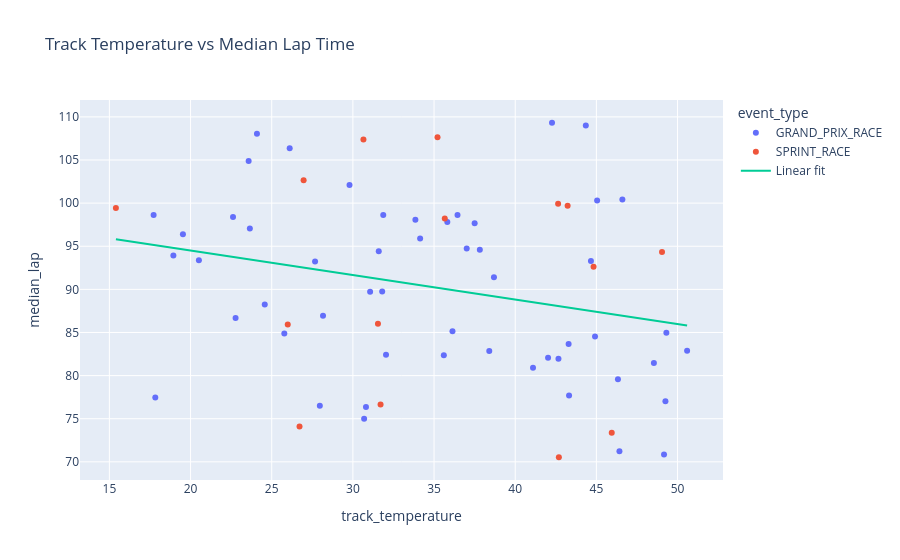

Notebook cell for this chart:
### Code cell
fig = px.scatter(
    weather_lap,
    x="track_temperature",
    y="median_lap",
    color="event_type",
    hover_name="circuit_short_name",
    title="Track Temperature vs Median Lap Time",
)
if len(weather_lap.dropna(subset=["track_temperature", "median_lap"])) > 2:
    fit_data = weather_lap.dropna(subset=["track_temperature", "median_lap"])
    fit = np.polyfit(fit_data["track_temperature"], fit_data["median_lap"], deg=1)
    x_line = np.array([fit_data["track_temperature"].min(), fit_data["track_temperature"].max()])
    fig.add_scatter(x=x_line, y=fit[0] * x_line + fit[1], mode="lines", name="Linear fit")
fig.write_html(OUTPUT_CHARTS / "track_temp_vs_lap_time.html", include_plotlyjs="cdn")
fig.show()

### Figure 1 — Plotly figure (JSON) as saved in the notebook; plotly's stock layout.template omitted (floating-point values rounded to 4 significant figures)
{"data": [{"hovertemplate": "<b>%{hovertext}</b><br><br>event_type=GRAND_PRIX_RACE<br>track_temperature=%{x}<br>median_lap=%{y}<extra></extra>", "hovertext": ["Sakhir", "Jeddah", "Melbourne", "Suzuka", "Miami", "Imola", "Monte Carlo", "Montreal", "Catalunya", "Spielberg", "Silverstone", "Hungaroring", "Spa-Francorchamps", "Zandvoort", "Monza", "Baku", "Singapore", "Austin", "Mexico City", "Interlagos", "Las Vegas", "Lusail", "Yas Marina Circuit", "Shanghai", "Melbourne", "Yas Marina Circuit", "Lusail", "Las Vegas", "Interlagos", "Mexico City", "Austin", "Singapore", "Baku", "Monza", "Zandvoort", "Hungaroring", "Spa-Francorchamps", "Silverstone", "Spielberg", "Montreal", "Catalunya", "Monte Carlo", "Imola", "Shanghai", "Suzuka", "Sakhir", "Jeddah", "Miami", "Melbourne", "Shanghai", "Suzuka", "Miami", "Montreal"], "legendgroup": "GRAND_PRIX_RACE", "marker": {"color": "#636efa", "symbol": "circle"}, "mode": "markers", "name": "GRAND_PRIX_RACE", "orientation": "v", "showlegend": true, "type": "scatter", "x": [23.65, 31.59, 38.4, 37.5, 44.66, 42.02, 46.33, 24.57, 41.1, 46.42, 27.67, 44.92, 42.27, 30.81, 49.31, 44.35, 36.45, 46.6, 35.6, 25.78, 17.72, 22.77, 31.81, 29.79, 18.94, 31.06, 28.16, 19.53, 30.69, 50.59, 45.04, 33.85, 26.11, 43.29, 27.96, 32.04, 24.09, 23.58, 49.17, 49.25, 48.54, 43.32, 42.66, 35.82, 20.51, 31.87, 37.82, 38.69, 36.13, 22.62, 34.14, 37.01, 17.83], "xaxis": "x", "y": [97.06, 94.42, 82.85, 97.67, 93.28, 82.07, 79.58, 88.25, 80.91, 71.22, 93.22, 84.52, 109.3, 76.36, 84.98, 109.0, 98.63, 100.4, 82.36, 84.9, 98.63, 86.67, 89.76, 102.1, 93.93, 89.73, 86.93, 96.4, 75.01, 82.88, 100.3, 98.08, 106.4, 83.67, 76.49, 82.41, 108.0, 104.9, 70.85, 77.01, 81.46, 77.68, 81.96, 97.81, 93.37, 98.61, 94.59, 91.39, 85.14, 98.39, 95.9, 94.73, 77.47], "yaxis": "y"}, {"hovertemplate": "<b>%{hovertext}</b><br><br>event_type=SPRINT_RACE<br>track_temperature=%{x}<br>median_lap=%{y}<extra></extra>", "hovertext": ["Miami", "Spielberg", "Austin", "Interlagos", "Lusail", "Shanghai", "Lusail", "Interlagos", "Austin", "Spa-Francorchamps", "Shanghai", "Miami", "Shanghai", "Miami", "Montreal"], "legendgroup": "SPRINT_RACE", "marker": {"color": "#EF553B", "symbol": "circle"}, "mode": "markers", "name": "SPRINT_RACE", "orientation": "v", "showlegend": true, "type": "scatter", "x": [44.83, 42.69, 43.23, 45.95, 25.99, 26.96, 31.54, 26.71, 42.64, 35.21, 35.66, 30.65, 15.4, 49.04, 31.71], "xaxis": "x", "y": [92.62, 70.53, 99.7, 73.37, 85.93, 102.6, 86.0, 74.11, 99.93, 107.6, 98.22, 107.4, 99.42, 94.34, 76.64], "yaxis": "y"}, {"mode": "lines", "name": "Linear fit", "type": "scatter", "x": [15.4, 50.59], "y": [95.8, 85.8]}], "layout": {"legend": {"title": {"text": "event_type"}, "tracegroupgap": 0}, "title": {"text": "Track Temperature vs Median Lap Time"}, "xaxis": {"anchor": "y", "domain": [0.0, 1.0], "title": {"text": "track_temperature"}}, "yaxis": {"anchor": "x", "domain": [0.0, 1.0], "title": {"text": "median_lap"}}}}
